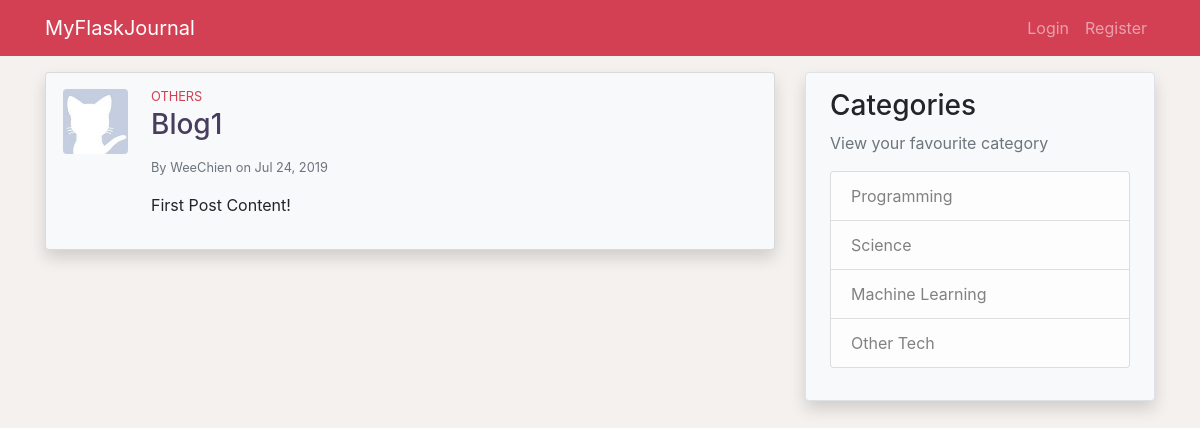
/post/1, run on an earlier commit of the app's database.
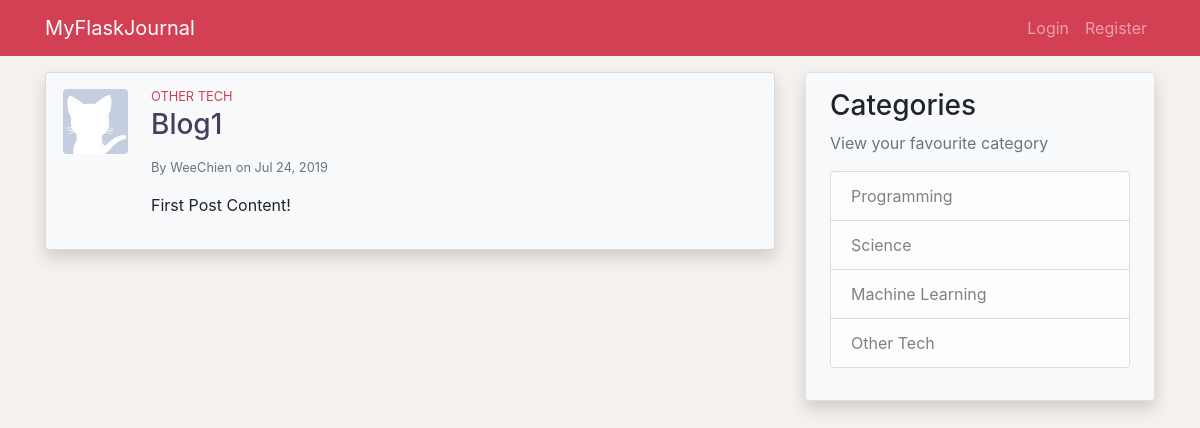
And on a later commit of the database.
### application/models.py (models this page shows, shortened)
class Post(db.Model):
    id = db.Column(db.Integer, primary_key=True)
    title = db.Column(db.String(100), nullable=False)
    date_posted = db.Column(db.DateTime, nullable=False,
                            default=datetime.utcnow)
    content = db.Column(db.Text, nullable=False)
    category = db.Column(db.String(100), nullable=False)
    user_id = db.Column(db.Integer, db.ForeignKey('user.id'), nullable=False)

### application/posts/routes.py (the view)
@posts.route('/post/<int:post_id>')
def post(post_id):
    post = Post.query.get_or_404(post_id)
    return render_template('post.html', title=post.title, post=post)

### application/templates/post.html (shortened to what this page needs)
{% extends 'layout.html' %}
{% block content %}
    <div class="card mb-3 p-3 shadow bg-light">
            <div class="row">
                <div class="ml-3 mb-3 pr-2">
                    <img src="{{ url_for('static', filename='profile_pics/' + post.author.image_file) }}" class="post-img rounded mx-md-auto d-block">
                </div>
                <div class="col">
                    <h6 class="post-category mb-1 small">
                    </h6>
                    <h3 class="post-title mb-3">
                        <a class="clean-a" href="{{ url_for('posts.post', post_id=post.id) }}">{{ post.title }}</a>
                    </h3>
                    <div class="text-muted small mb-3">
                        By <a class="clean-a" href="{{ url_for('users.user_posts', username=post.author.username) }}">{{ post.author.username }}</a>
                        on {{ post.date_posted.strftime('%b %d, %Y')}}
                    </div>
                    <p class="post-content">{{ post.content }}</p>
                </div>
            </div>
        </div>
{% endblock %}

What changed in the data, as far as the page shows it:
changed Post "Blog1": category "OTHERS" → "OTHER TECH"
